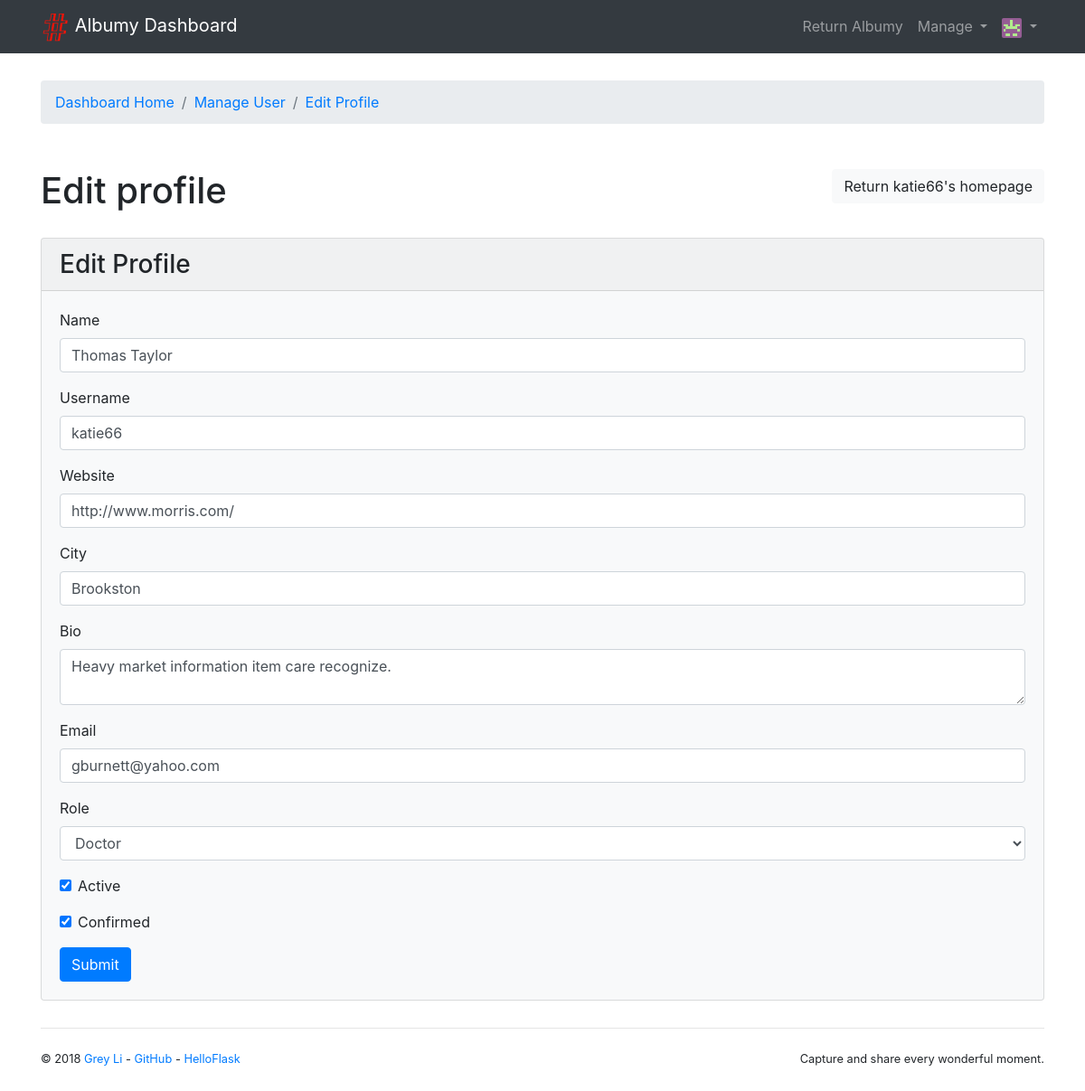
Before: /admin/profile/9 (signed in) with the older database file.
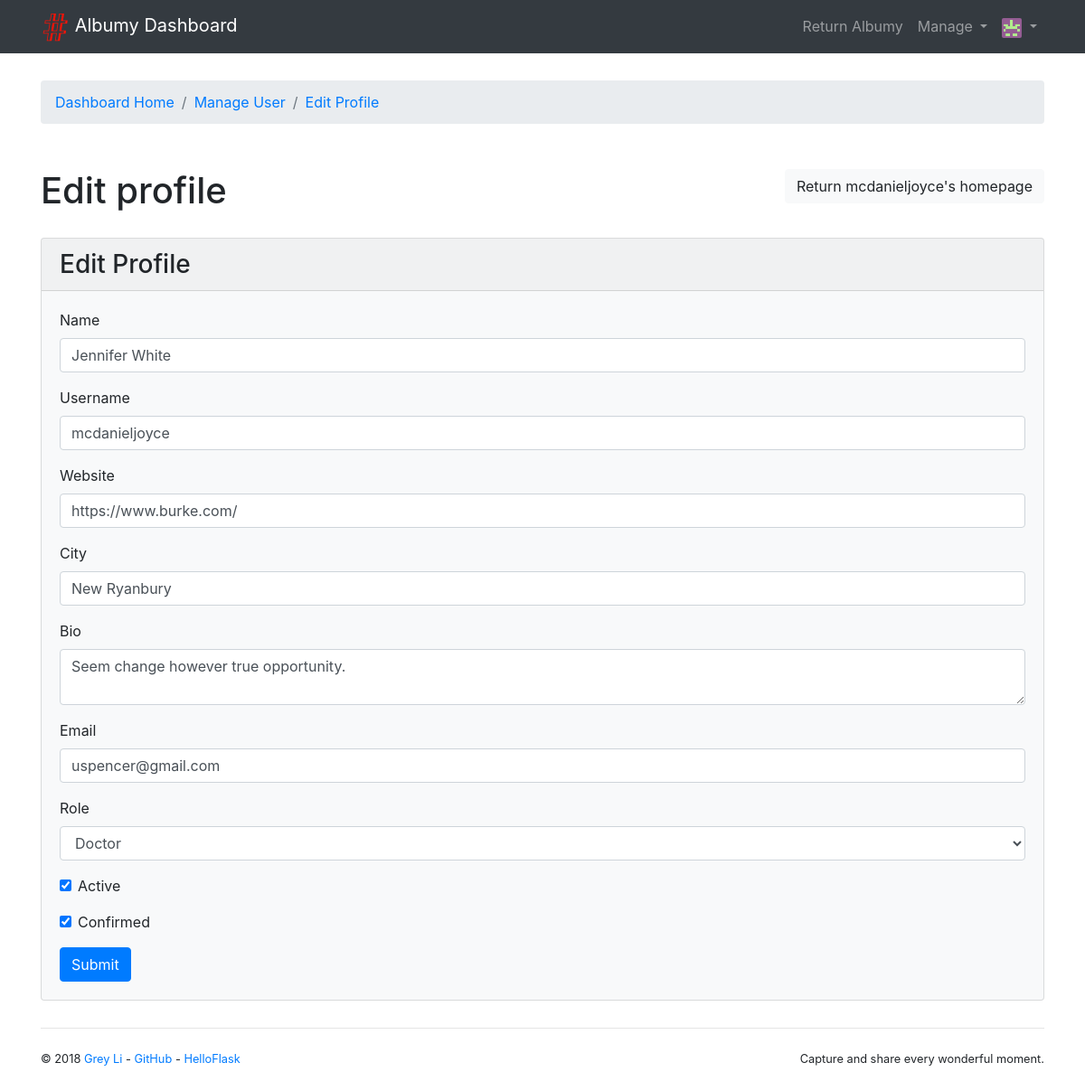
After: the same page with the newer database file.
### albumy/models.py (models this page shows, shortened)
@whooshee.register_model('name', 'username')
class User(db.Model, UserMixin):
    id = db.Column(db.Integer, primary_key=True)
    username = db.Column(db.String(20), unique=True, index=True)
    email = db.Column(db.String(254), unique=True, index=True)
    password_hash = db.Column(db.String(128))
    name = db.Column(db.String(30))
    website = db.Column(db.String(255))
    bio = db.Column(db.String(120))
    location = db.Column(db.String(50))
    member_since = db.Column(db.DateTime, default=datetime.utcnow)
    avatar_s = db.Column(db.String(64))
    avatar_m = db.Column(db.String(64))
    avatar_l = db.Column(db.String(64))
    avatar_raw = db.Column(db.String(64), default='default.jpg')
    avatar_raw2 = db.Column(db.String(64),default='default2.jpg')
    confirmed = db.Column(db.Boolean, default=False)
    locked = db.Column(db.Boolean, default=False)
    active = db.Column(db.Boolean, default=True)
    public_collections = db.Column(db.Boolean, default=True)
    receive_comment_notification = db.Column(db.Boolean, default=True)
    receive_follow_notification = db.Column(db.Boolean, default=True)
    receive_collect_notification = db.Column(db.Boolean, default=True)
    role_id = db.Column(db.Integer, db.ForeignKey('role.id'))
    role = db.relationship('Role', back_populates='users')
    photos = db.relationship('Photo', back_populates='author', cascade='all')
    comments = db.relationship('Comment', back_populates='author', cascade='all')
    notifications = db.relationship('Notification', back_populates='receiver', cascade='all')
    collections = db.relationship('Collect', back_populates='collector', cascade='all')
    following = db.relationship('Follow', foreign_keys=[Follow.follower_id], back_populates='follower',
                                lazy='dynamic', cascade='all')
    followers = db.relationship('Follow', foreign_keys=[Follow.followed_id], back_populates='followed',
                                lazy='dynamic', cascade='all')
    rates = db.relationship('Rate', foreign_keys=[Rate.rater_id], back_populates='rater', cascade='all', lazy='dynamic')
    awards = db.relationship('Rate', foreign_keys=[Rate.awarded_id], back_populates='awarded', cascade='all', lazy='dynamic')
    doctor = db.relationship('Doctor',backref = 'user',cascade='all, delete-orphan',uselist=False)
    patient = db.relationship('Patient',backref = 'user',cascade='all, delete-orphan',uselist=False)
    @property
    def is_active(self):
        return self.active
    def can(self, permission_name):
        permission = Permission.query.filter_by(name=permission_name).first()
        return permission is not None and self.role is not None and permission in self.role.permissions

### albumy/blueprints/admin.py (the view, shortened to what this page needs)
@admin_bp.route('/profile/<int:user_id>', methods=['GET', 'POST'])
@login_required
@admin_required
def edit_profile_admin(user_id):
    user = User.query.get_or_404(user_id)
    form = EditProfileAdminForm(user=user)
    form.name.data = user.name
    form.role.data = user.role_id
    form.bio.data = user.bio
    form.website.data = user.website
    form.location.data = user.location
    form.username.data = user.username
    form.email.data = user.email
    form.confirmed.data = user.confirmed
    form.active.data = user.active
    return render_template('admin/edit_profile.html', form=form, user=user)

### albumy/forms/admin.py (shortened to what this page needs)
class EditProfileAdminForm(EditProfileForm):
    email = StringField('Email', validators=[DataRequired(), Length(1, 254), Email()])
    role = SelectField('Role', coerce=int)
    active = BooleanField('Active')
    confirmed = BooleanField('Confirmed')
    submit = SubmitField()
    def __init__(self, user, *args, **kwargs):
        super(EditProfileAdminForm, self).__init__(*args, **kwargs)
        self.role.choices = [(role.id, role.name)
                             for role in Role.query.order_by(Role.name).all()]
        self.user = user

### albumy/__init__.py (called while the page is built)
def register_template_context(app):
    @app.context_processor
    def make_template_context():
        if current_user.is_authenticated:
            notification_count = Notification.query.with_parent(current_user).filter_by(is_read=False).count()
        else:
            notification_count = None
        return dict(notification_count=notification_count)

### albumy/extensions.py (called while the page is built)
@login_manager.user_loader
def load_user(user_id):
    from albumy.models import User
    user = User.query.get(int(user_id))
    return user

### albumy/templates/admin/edit_profile.html (shortened to what this page needs)
{% extends 'admin/index.html' %}
{% from 'bootstrap/form.html' import render_form %}
{% from 'bootstrap/nav.html' import render_breadcrumb_item %}
{% block content %}
    <nav aria-label="breadcrumb">
        <ol class="breadcrumb">
            {{ render_breadcrumb_item('admin.index', 'Dashboard Home') }}
            {{ render_breadcrumb_item('admin.manage_user', 'Manage User') }}
            {{ render_breadcrumb_item('admin.edit_profile_admin', 'Edit Profile') }}
        </ol>
    </nav>
    <div class="page-header">
        <h1>Edit profile
            <a class="float-right btn btn-light" href="{{ url_for('user.index', username=user.username) }}">Return
                {{ user.username }}'s homepage</a>
        </h1>
    </div>
    <div class="card w-100 bg-light">
        <h3 class="card-header">Edit Profile</h3>
        <div class="card-body">
            {{ render_form(form) }}
        </div>
    </div>
{% endblock %}

Changed rows visible on the page:
changed User "Doctor": username "katie66" → "mcdanieljoyce"; name "Thomas Taylor" → "Jennifer White"; website "http://www.morris.com/" → "https://www.burke.com/"; location "Brookston" → "New Ryanbury"; bio "Heavy market information item care recognize." → "Seem change however true opportunity."; email "gburnett@yahoo.com" → "uspencer@gmail.com"
